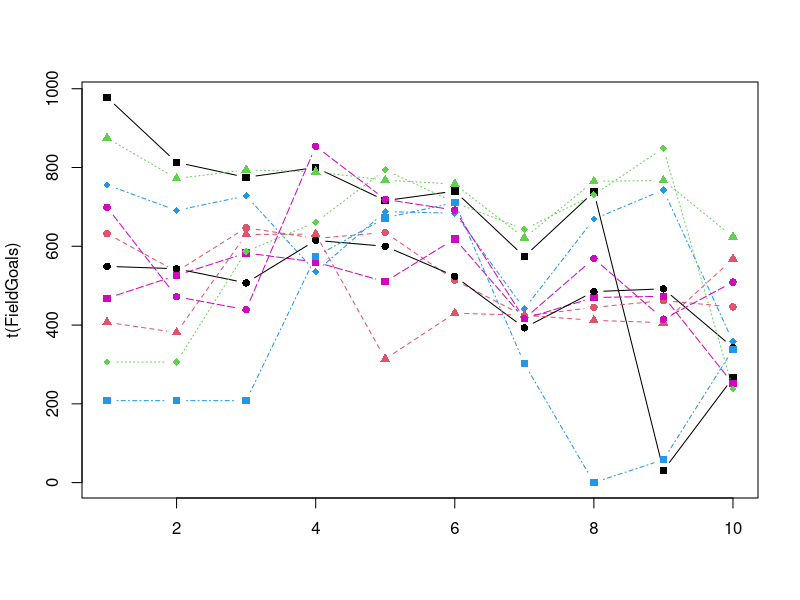

Here is the R script that generated this plot:
#Please Note: This Dataset is created by www.superdatascience.com.
#www.CodeInfo.net is using it as a reference and only for learning
#Purpose

#Instructions for this dataset:
# Simply select ALL the lines in this script by pressing 
# CTRL+A on Windows or CMND+A on a Mac and execute them
# Once you have executed the commands the following objects
# will be created:
# Matrices:
# - FieldGoalAttempts
# - FieldGoals
# - Games
# - MinutesPlayed
# - Salary
# Vectors:
# - Players
# - Seasons
#We will go understand these inside the course.
#
#Sincerely,
#Kirill Eremenko
#www.superdatascience.com

#Copyright: These datasets were prepared using publicly available data.
#           However, theses scripts are subject to Copyright Laws. 
#           If you wish to use these R scripts outside of the R Programming Course
#           by Kirill Eremenko, you may do so by referencing www.superdatascience.com in your work.

#Comments:
#Seasons are labeled based on the first year in the season
#E.g. the 2012-2013 season is preseneted as simply 2012

#Notes and Corrections to the data:
#Kevin Durant: 2006 - College Data Used
#Kevin Durant: 2005 - Proxied With 2006 Data
#Derrick Rose: 2012 - Did Not Play
#Derrick Rose: 2007 - College Data Used
#Derrick Rose: 2006 - Proxied With 2007 Data
#Derrick Rose: 2005 - Proxied With 2007 Data

#Seasons
Seasons <- c("2005","2006","2007","2008","2009","2010","2011","2012","2013","2014")

#Players
Players <- c("KobeBryant","JoeJohnson","LeBronJames","CarmeloAnthony","DwightHoward","ChrisBosh","ChrisPaul","KevinDurant","DerrickRose","DwayneWade")

#Salaries
KobeBryant_Salary <- c(15946875,17718750,19490625,21262500,23034375,24806250,25244493,27849149,30453805,23500000)
JoeJohnson_Salary <- c(12000000,12744189,13488377,14232567,14976754,16324500,18038573,19752645,21466718,23180790)
LeBronJames_Salary <- c(4621800,5828090,13041250,14410581,15779912,14500000,16022500,17545000,19067500,20644400)
CarmeloAnthony_Salary <- c(3713640,4694041,13041250,14410581,15779912,17149243,18518574,19450000,22407474,22458000)
DwightHoward_Salary <- c(4493160,4806720,6061274,13758000,15202590,16647180,18091770,19536360,20513178,21436271)
ChrisBosh_Salary <- c(3348000,4235220,12455000,14410581,15779912,14500000,16022500,17545000,19067500,20644400)
ChrisPaul_Salary <- c(3144240,3380160,3615960,4574189,13520500,14940153,16359805,17779458,18668431,20068563)
KevinDurant_Salary <- c(0,0,4171200,4484040,4796880,6053663,15506632,16669630,17832627,18995624)
DerrickRose_Salary <- c(0,0,0,4822800,5184480,5546160,6993708,16402500,17632688,18862875)
DwayneWade_Salary <- c(3031920,3841443,13041250,14410581,15779912,14200000,15691000,17182000,18673000,15000000)
#Matrix
Salary <- rbind(KobeBryant_Salary, JoeJohnson_Salary, LeBronJames_Salary, CarmeloAnthony_Salary, DwightHoward_Salary, ChrisBosh_Salary, ChrisPaul_Salary, KevinDurant_Salary, DerrickRose_Salary, DwayneWade_Salary)
rm(KobeBryant_Salary, JoeJohnson_Salary, CarmeloAnthony_Salary, DwightHoward_Salary, ChrisBosh_Salary, LeBronJames_Salary, ChrisPaul_Salary, DerrickRose_Salary, DwayneWade_Salary, KevinDurant_Salary)
colnames(Salary) <- Seasons
rownames(Salary) <- Players

#Games 
KobeBryant_G <- c(80,77,82,82,73,82,58,78,6,35)
JoeJohnson_G <- c(82,57,82,79,76,72,60,72,79,80)
LeBronJames_G <- c(79,78,75,81,76,79,62,76,77,69)
CarmeloAnthony_G <- c(80,65,77,66,69,77,55,67,77,40)
DwightHoward_G <- c(82,82,82,79,82,78,54,76,71,41)
ChrisBosh_G <- c(70,69,67,77,70,77,57,74,79,44)
ChrisPaul_G <- c(78,64,80,78,45,80,60,70,62,82)
KevinDurant_G <- c(35,35,80,74,82,78,66,81,81,27)
DerrickRose_G <- c(40,40,40,81,78,81,39,0,10,51)
DwayneWade_G <- c(75,51,51,79,77,76,49,69,54,62)
#Matrix
Games <- rbind(KobeBryant_G, JoeJohnson_G, LeBronJames_G, CarmeloAnthony_G, DwightHoward_G, ChrisBosh_G, ChrisPaul_G, KevinDurant_G, DerrickRose_G, DwayneWade_G)
rm(KobeBryant_G, JoeJohnson_G, CarmeloAnthony_G, DwightHoward_G, ChrisBosh_G, LeBronJames_G, ChrisPaul_G, DerrickRose_G, DwayneWade_G, KevinDurant_G)
colnames(Games) <- Seasons
rownames(Games) <- Players

#Minutes Played
KobeBryant_MP <- c(3277,3140,3192,2960,2835,2779,2232,3013,177,1207)
JoeJohnson_MP <- c(3340,2359,3343,3124,2886,2554,2127,2642,2575,2791)
LeBronJames_MP <- c(3361,3190,3027,3054,2966,3063,2326,2877,2902,2493)
CarmeloAnthony_MP <- c(2941,2486,2806,2277,2634,2751,1876,2482,2982,1428)
DwightHoward_MP <- c(3021,3023,3088,2821,2843,2935,2070,2722,2396,1223)
ChrisBosh_MP <- c(2751,2658,2425,2928,2526,2795,2007,2454,2531,1556)
ChrisPaul_MP <- c(2808,2353,3006,3002,1712,2880,2181,2335,2171,2857)
KevinDurant_MP <- c(1255,1255,2768,2885,3239,3038,2546,3119,3122,913)
DerrickRose_MP <- c(1168,1168,1168,3000,2871,3026,1375,0,311,1530)
DwayneWade_MP <- c(2892,1931,1954,3048,2792,2823,1625,2391,1775,1971)
#Matrix
MinutesPlayed <- rbind(KobeBryant_MP, JoeJohnson_MP, LeBronJames_MP, CarmeloAnthony_MP, DwightHoward_MP, ChrisBosh_MP, ChrisPaul_MP, KevinDurant_MP, DerrickRose_MP, DwayneWade_MP)
rm(KobeBryant_MP, JoeJohnson_MP, CarmeloAnthony_MP, DwightHoward_MP, ChrisBosh_MP, LeBronJames_MP, ChrisPaul_MP, DerrickRose_MP, DwayneWade_MP, KevinDurant_MP)
colnames(MinutesPlayed) <- Seasons
rownames(MinutesPlayed) <- Players

#Field Goals
KobeBryant_FG <- c(978,813,775,800,716,740,574,738,31,266)
JoeJohnson_FG <- c(632,536,647,620,635,514,423,445,462,446)
LeBronJames_FG <- c(875,772,794,789,768,758,621,765,767,624)
CarmeloAnthony_FG <- c(756,691,728,535,688,684,441,669,743,358)
DwightHoward_FG <- c(468,526,583,560,510,619,416,470,473,251)
ChrisBosh_FG <- c(549,543,507,615,600,524,393,485,492,343)
ChrisPaul_FG <- c(407,381,630,631,314,430,425,412,406,568)
KevinDurant_FG <- c(306,306,587,661,794,711,643,731,849,238)
DerrickRose_FG <- c(208,208,208,574,672,711,302,0,58,338)
DwayneWade_FG <- c(699,472,439,854,719,692,416,569,415,509)
#Matrix
FieldGoals <- rbind(KobeBryant_FG, JoeJohnson_FG, LeBronJames_FG, CarmeloAnthony_FG, DwightHoward_FG, ChrisBosh_FG, ChrisPaul_FG, KevinDurant_FG, DerrickRose_FG, DwayneWade_FG)
rm(KobeBryant_FG, JoeJohnson_FG, LeBronJames_FG, CarmeloAnthony_FG, DwightHoward_FG, ChrisBosh_FG, ChrisPaul_FG, KevinDurant_FG, DerrickRose_FG, DwayneWade_FG)
colnames(FieldGoals) <- Seasons
rownames(FieldGoals) <- Players

#Field Goal Attempts
KobeBryant_FGA <- c(2173,1757,1690,1712,1569,1639,1336,1595,73,713)
JoeJohnson_FGA <- c(1395,1139,1497,1420,1386,1161,931,1052,1018,1025)
LeBronJames_FGA <- c(1823,1621,1642,1613,1528,1485,1169,1354,1353,1279)
CarmeloAnthony_FGA <- c(1572,1453,1481,1207,1502,1503,1025,1489,1643,806)
DwightHoward_FGA <- c(881,873,974,979,834,1044,726,813,800,423)
ChrisBosh_FGA <- c(1087,1094,1027,1263,1158,1056,807,907,953,745)
ChrisPaul_FGA <- c(947,871,1291,1255,637,928,890,856,870,1170)
KevinDurant_FGA <- c(647,647,1366,1390,1668,1538,1297,1433,1688,467)
DerrickRose_FGA <- c(436,436,436,1208,1373,1597,695,0,164,835)
DwayneWade_FGA <- c(1413,962,937,1739,1511,1384,837,1093,761,1084)
#Matrix
FieldGoalAttempts <- rbind(KobeBryant_FGA, JoeJohnson_FGA, LeBronJames_FGA, CarmeloAnthony_FGA, DwightHoward_FGA, ChrisBosh_FGA, ChrisPaul_FGA, KevinDurant_FGA, DerrickRose_FGA, DwayneWade_FGA)
rm(KobeBryant_FGA, JoeJohnson_FGA, LeBronJames_FGA, CarmeloAnthony_FGA, DwightHoward_FGA, ChrisBosh_FGA, ChrisPaul_FGA, KevinDurant_FGA, DerrickRose_FGA, DwayneWade_FGA)
colnames(FieldGoalAttempts) <- Seasons
rownames(FieldGoalAttempts) <- Players

#Points
KobeBryant_PTS <- c(2832,2430,2323,2201,1970,2078,1616,2133,83,782)
JoeJohnson_PTS <- c(1653,1426,1779,1688,1619,1312,1129,1170,1245,1154)
LeBronJames_PTS <- c(2478,2132,2250,2304,2258,2111,1683,2036,2089,1743)
CarmeloAnthony_PTS <- c(2122,1881,1978,1504,1943,1970,1245,1920,2112,966)
DwightHoward_PTS <- c(1292,1443,1695,1624,1503,1784,1113,1296,1297,646)
ChrisBosh_PTS <- c(1572,1561,1496,1746,1678,1438,1025,1232,1281,928)
ChrisPaul_PTS <- c(1258,1104,1684,1781,841,1268,1189,1186,1185,1564)
KevinDurant_PTS <- c(903,903,1624,1871,2472,2161,1850,2280,2593,686)
DerrickRose_PTS <- c(597,597,597,1361,1619,2026,852,0,159,904)
DwayneWade_PTS <- c(2040,1397,1254,2386,2045,1941,1082,1463,1028,1331)
#Matrix
Points <- rbind(KobeBryant_PTS, JoeJohnson_PTS, LeBronJames_PTS, CarmeloAnthony_PTS, DwightHoward_PTS, ChrisBosh_PTS, ChrisPaul_PTS, KevinDurant_PTS, DerrickRose_PTS, DwayneWade_PTS)
rm(KobeBryant_PTS, JoeJohnson_PTS, LeBronJames_PTS, CarmeloAnthony_PTS, DwightHoward_PTS, ChrisBosh_PTS, ChrisPaul_PTS, KevinDurant_PTS, DerrickRose_PTS, DwayneWade_PTS)
colnames(Points) <- Seasons
rownames(Points) <- Players
FieldGoals
matplot(t(FieldGoals),type="b", pch=15:18, col=c(1:4,6))
